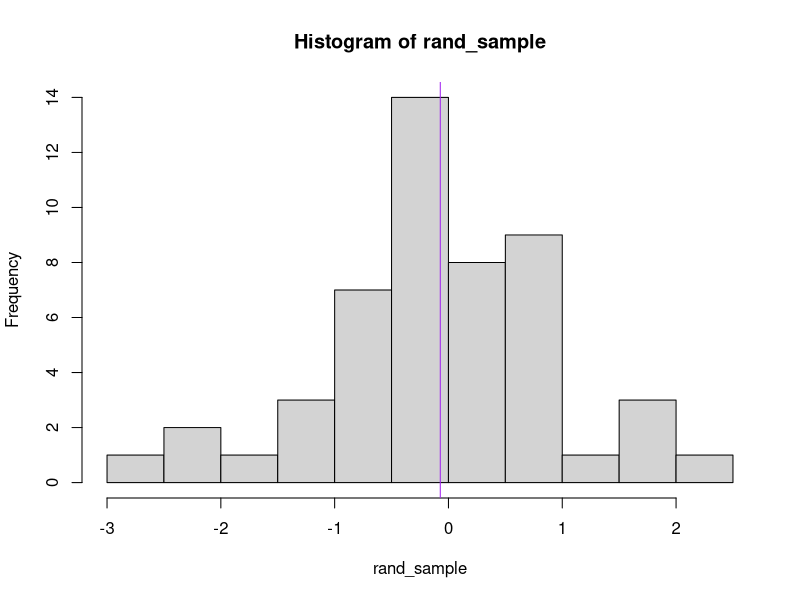
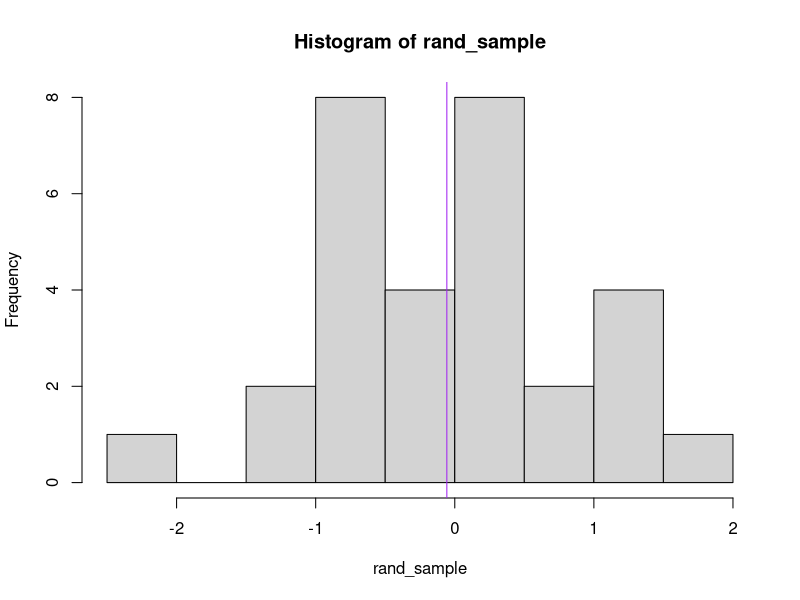
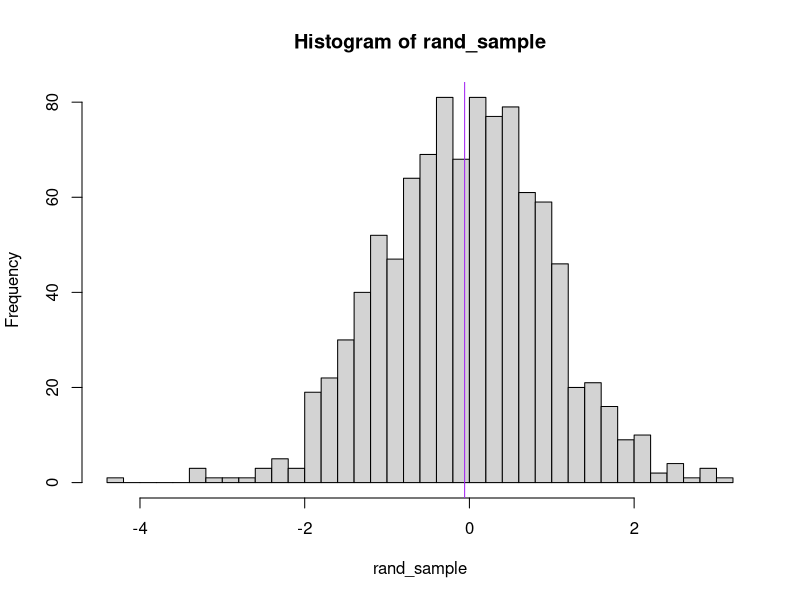

These charts were generated, in order, by the following R code:
###########################
## plot_random_function.R 
## 
## Olivia Balakos 
##
## purpose: 
## a function that will generate a random 
## sample of normal values, plot a histogram, 
## with an overlaid mean on the plot 
## and returns summary statistics about the 
## generated data 
##
## inputs: 
## numpts = the number of points to generate , defaults to 50 
## bins = the number of break points in the hist() function, defaults to 10
## mu = mean of normal distribution, defaults to 0 
## sigma = standard deviation of normal distribution, defaults to 1 
##seed = seed for the random number generator , defaults to NULL -- 
## so its random each time, but user can override the value 
## 
## 
## Outputs: 
## a list is returned with the following elements: 
## Random_Sample = the generated random sample 
## Mean_Sample = the meanm of the random sample 
## SD_Sample = the standard deviation of the random sample 


plotRandomNormals <- function(numpts=50, bins=10, mu=0, sigma=1, seed=NULL) {
  set.seed(seed)
  rand_sample <- rnorm(numpts, mean=mu, sd=sigma)
  hist(rand_sample, breaks=bins)
  abline(v = mean(rand_sample), col="purple")
  list(Random_Sample = rand_sample,
       Mean_Sample = mean(rand_sample), 
       SD_Sample = sd(rand_sample) )
}
plotRandomNormals()
## this runs with 50 by default above

## user specified number of points below 
plotRandomNormals(numpts=30)

plotRandomNormals(numpts = 1000, bins=30)
